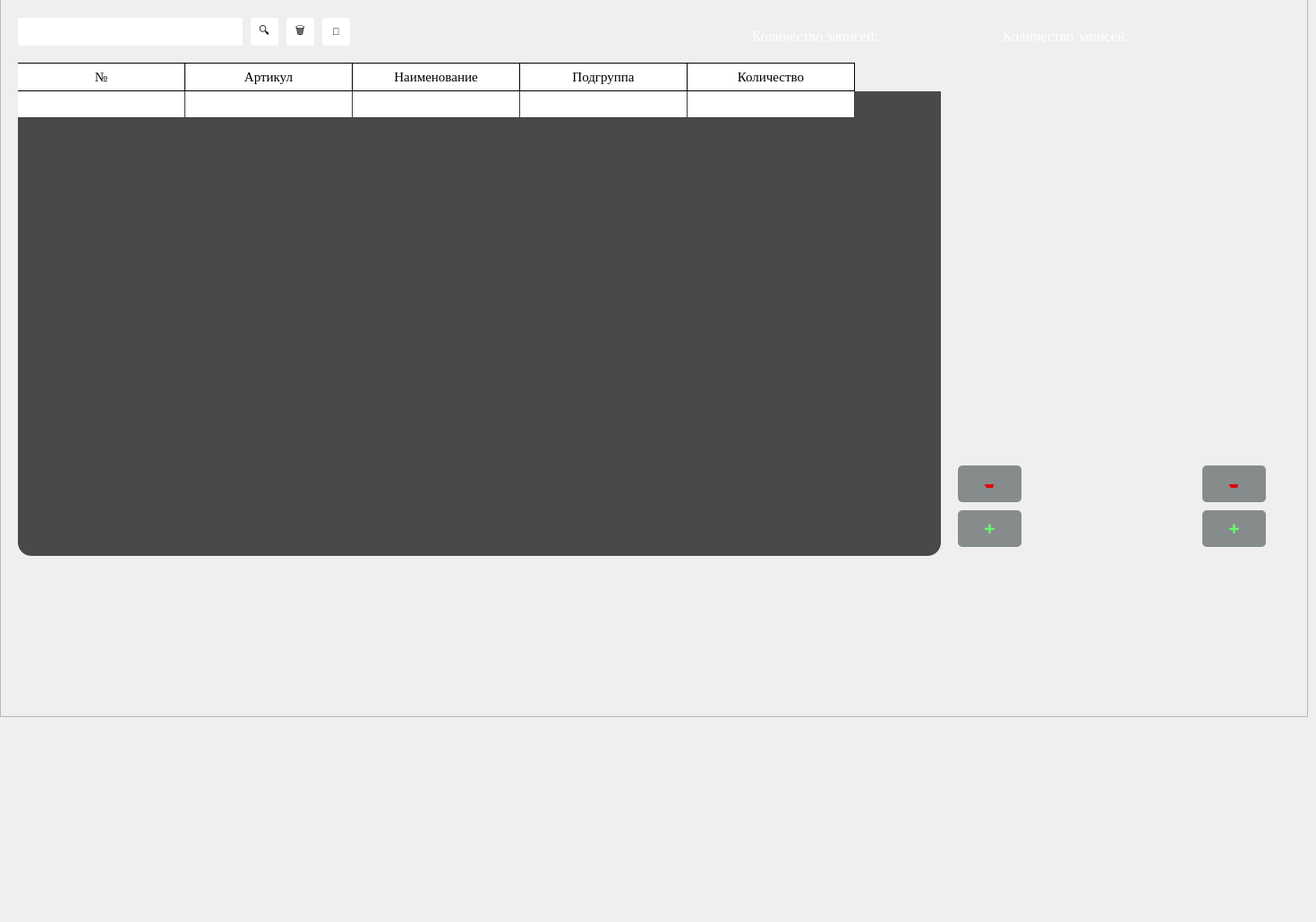
       <widget class="QWidget" name="tab_21">
        <attribute name="title">
         <string>Электроника</string>
        </attribute>
        <widget class="QLineEdit" name="lineEdit_19">
         <property name="geometry">
          <rect>
           <x>20</x>
           <y>20</y>
           <width>251</width>
           <height>31</height>
          </rect>
         </property>
         <property name="styleSheet">
          <string notr="true">QLineEdit {
background-color: rgb(255, 255, 255);
border-radius: 3px;}</string>
         </property>
        </widget>
        <widget class="QPushButton" name="pushButton_80">
         <property name="geometry">
          <rect>
           <x>280</x>
           <y>20</y>
           <width>31</width>
           <height>31</height>
          </rect>
         </property>
         <property name="styleSheet">
          <string notr="true">QPushButton {
	background-color: rgb(255, 255, 255);
	border-radius: 3px;
	color:rgb(0, 0, 0)}
QPushButton:hover {
	background-color: rgb(229, 229, 229);
	color:rgb(0, 0, 0)}
QPushButton:pressed {
	background-color: rgb(255, 255, 255);}</string>
         </property>
         <property name="text">
          <string>🔍</string>
         </property>
         <property name="icon">
          <iconset>
           <normaloff>sql_maket/Search.PNG</normaloff>sql_maket/Search.PNG</iconset>
         </property>
         <property name="iconSize">
          <size>
           <width>30</width>
           <height>30</height>
          </size>
         </property>
         <property name="checkable">
          <bool>true</bool>
         </property>
         <property name="checked">
          <bool>true</bool>
         </property>
        </widget>
        <widget class="QPushButton" name="pushButton_81">
         <property name="geometry">
          <rect>
           <x>320</x>
           <y>20</y>
           <width>31</width>
           <height>31</height>
          </rect>
         </property>
         <property name="styleSheet">
          <string notr="true">QPushButton {
	background-color: rgb(255, 255, 255);
	border-radius: 3px;
	color:rgb(0, 0, 0)}
QPushButton:hover {
	background-color: rgb(229, 229, 229);
	color:rgb(0, 0, 0)}
QPushButton:pressed {
	background-color: rgb(255, 255, 255);}</string>
         </property>
         <property name="text">
          <string>🗑</string>
         </property>
         <property name="icon">
          <iconset>
           <normaloff>sql_maket/musor.PNG</normaloff>sql_maket/musor.PNG</iconset>
         </property>
         <property name="iconSize">
          <size>
           <width>30</width>
           <height>30</height>
          </size>
         </property>
         <property name="checkable">
          <bool>true</bool>
         </property>
         <property name="checked">
          <bool>true</bool>
         </property>
        </widget>
        <widget class="QLabel" name="label_28">
         <property name="geometry">
          <rect>
           <x>1120</x>
           <y>30</y>
           <width>321</width>
           <height>20</height>
          </rect>
         </property>
         <property name="font">
          <font>
           <family>Times New Roman</family>
           <pointsize>12</pointsize>
          </font>
         </property>
         <property name="styleSheet">
          <string notr="true">QLabel {
	color: rgb(255, 255, 255);}</string>
         </property>
         <property name="text">
          <string>Количество записей:</string>
         </property>
        </widget>
        <widget class="QPushButton" name="pushButton_82">
         <property name="geometry">
          <rect>
           <x>1343</x>
           <y>520</y>
           <width>71</width>
           <height>41</height>
          </rect>
         </property>
         <property name="sizePolicy">
          <sizepolicy hsizetype="Minimum" vsizetype="Fixed">
           <horstretch>0</horstretch>
           <verstretch>0</verstretch>
          </sizepolicy>
         </property>
         <property name="font">
          <font>
           <pointsize>24</pointsize>
           <underline>false</underline>
           <strikeout>true</strikeout>
          </font>
         </property>
         <property name="styleSheet">
          <string notr="true">QPushButton {
	background-color: rgb(134, 140, 140);
	border-radius: 5px;
	color: rgb(222, 6, 10);
}
QPushButton:hover {
	background-color: rgb(122, 122, 122);
	color: rgb(222, 6, 10)}
QPushButton:pressed {
	background-color: rgb(134, 140, 140);}</string>
         </property>
         <property name="text">
          <string>-</string>
         </property>
        </widget>
        <widget class="QPushButton" name="pushButton_83">
         <property name="geometry">
          <rect>
           <x>1343</x>
           <y>570</y>
           <width>71</width>
           <height>41</height>
          </rect>
         </property>
         <property name="sizePolicy">
          <sizepolicy hsizetype="Minimum" vsizetype="Fixed">
           <horstretch>0</horstretch>
           <verstretch>0</verstretch>
          </sizepolicy>
         </property>
         <property name="font">
          <font>
           <pointsize>16</pointsize>
           <weight>75</weight>
           <italic>false</italic>
           <bold>true</bold>
           <underline>false</underline>
           <strikeout>false</strikeout>
          </font>
         </property>
         <property name="styleSheet">
          <string notr="true">QPushButton {
	background-color: rgb(134, 140, 140);
	border-radius: 5px;
	color: rgb(97, 255, 107);
}
QPushButton:hover {
	background-color: rgb(122, 122, 122);
	color: rgb(97, 255, 107)}
QPushButton:pressed {
	background-color: rgb(134, 140, 140);}</string>
         </property>
         <property name="text">
          <string>+</string>
         </property>
         <property name="checkable">
          <bool>false</bool>
         </property>
         <property name="autoRepeat">
          <bool>false</bool>
         </property>
         <property name="autoExclusive">
          <bool>false</bool>
         </property>
        </widget>
        <widget class="QFrame" name="frame_11">
         <property name="geometry">
          <rect>
           <x>0</x>
           <y>-220</y>
           <width>1461</width>
           <height>1021</height>
          </rect>
         </property>
         <property name="styleSheet">
          <string notr="true"/>
         </property>
         <property name="frameShape">
          <enum>QFrame::StyledPanel</enum>
         </property>
         <property name="frameShadow">
          <enum>QFrame::Raised</enum>
         </property>
         <widget class="QLineEdit" name="lineEdit_23">
          <property name="geometry">
           <rect>
            <x>20</x>
            <y>240</y>
            <width>251</width>
            <height>31</height>
           </rect>
          </property>
          <property name="styleSheet">
           <string notr="true">QLineEdit {
background-color: rgb(255, 255, 255);
border-radius: 3px;}</string>
          </property>
         </widget>
         <widget class="QPushButton" name="pushButton_93">
          <property name="geometry">
           <rect>
            <x>280</x>
            <y>240</y>
            <width>31</width>
            <height>31</height>
           </rect>
          </property>
          <property name="styleSheet">
           <string notr="true">QPushButton {
	background-color: rgb(255, 255, 255);
	border-radius: 3px;
	color:rgb(0, 0, 0)}
QPushButton:hover {
	background-color: rgb(229, 229, 229);
	color:rgb(0, 0, 0)}
QPushButton:pressed {
	background-color: rgb(255, 255, 255);}</string>
          </property>
          <property name="text">
           <string>🔍</string>
          </property>
          <property name="icon">
           <iconset>
            <normaloff>sql_maket/Search.PNG</normaloff>sql_maket/Search.PNG</iconset>
          </property>
          <property name="iconSize">
           <size>
            <width>30</width>
            <height>30</height>
           </size>
          </property>
          <property name="checkable">
           <bool>true</bool>
          </property>
          <property name="checked">
           <bool>true</bool>
          </property>
         </widget>
         <widget class="QPushButton" name="pushButton_94">
          <property name="geometry">
           <rect>
            <x>320</x>
            <y>240</y>
            <width>31</width>
            <height>31</height>
           </rect>
          </property>
          <property name="styleSheet">
           <string notr="true">QPushButton {
	background-color: rgb(255, 255, 255);
	border-radius: 3px;
	color:rgb(0, 0, 0)}
QPushButton:hover {
	background-color: rgb(229, 229, 229);
	color:rgb(0, 0, 0)}
QPushButton:pressed {
	background-color: rgb(255, 255, 255);}</string>
          </property>
          <property name="text">
           <string>🗑</string>
          </property>
          <property name="icon">
           <iconset>
            <normaloff>sql_maket/musor.PNG</normaloff>sql_maket/musor.PNG</iconset>
          </property>
          <property name="iconSize">
           <size>
            <width>30</width>
            <height>30</height>
           </size>
          </property>
          <property name="checkable">
           <bool>true</bool>
          </property>
          <property name="checked">
           <bool>true</bool>
          </property>
         </widget>
         <widget class="QPushButton" name="pushButton_save_12">
          <property name="geometry">
           <rect>
            <x>360</x>
            <y>240</y>
            <width>31</width>
            <height>31</height>
           </rect>
          </property>
          <property name="font">
           <font>
            <pointsize>8</pointsize>
           </font>
          </property>
          <property name="styleSheet">
           <string notr="true">QPushButton {
	background-color: rgb(255, 255, 255);
	border-radius: 3px;
	color:rgb(0, 0, 0)}
QPushButton:hover {
	background-color: rgb(229, 229, 229);
	color:rgb(0, 0, 0)}
QPushButton:pressed {
	background-color: rgb(255, 255, 255);}</string>
          </property>
          <property name="text">
           <string>💾</string>
          </property>
          <property name="icon">
           <iconset>
            <normaloff>sql_maket/save.PNG</normaloff>sql_maket/save.PNG</iconset>
          </property>
          <property name="iconSize">
           <size>
            <width>30</width>
            <height>30</height>
           </size>
          </property>
          <property name="checkable">
           <bool>true</bool>
          </property>
          <property name="checked">
           <bool>true</bool>
          </property>
          <property name="autoDefault">
           <bool>false</bool>
          </property>
          <property name="default">
           <bool>false</bool>
          </property>
          <property name="flat">
           <bool>false</bool>
          </property>
         </widget>
         <widget class="QTableWidget" name="tableWidget_22">
          <property name="geometry">
           <rect>
            <x>20</x>
            <y>290</y>
            <width>1031</width>
            <height>551</height>
           </rect>
          </property>
          <property name="font">
           <font>
            <family>Times New Roman</family>
            <pointsize>11</pointsize>
            <weight>50</weight>
            <bold>false</bold>
           </font>
          </property>
          <property name="styleSheet">
           <string notr="true">QTableWidget {
border-radius: 15px;
background-color: rgb(72, 73, 74)}

QHeaderView::section {
    background-color: rgb(255, 255, 255);
    padding: 4px;
    font-size: 11pt;
	font-family: Times New Roman;
    border-bottom: 1px solid rgb(0, 0, 0);
    border-right: 1px solid rgb(0, 0, 0);
}

QHeaderView::section:horizontal
{
    border-top: 1px solid rgb(0, 0, 0);
}

QHeaderView::section:vertical
{
    border-left: 1px solid rgb(0, 0, 0);
}

QTableWidget::item {
	background-color: rgb(255, 255, 255);
}
QTableWidget::item:selected {
	background-color: rgb(170, 255, 255);
	color:rgb(0, 0, 0);
}</string>
          </property>
          <property name="textElideMode">
           <enum>Qt::ElideMiddle</enum>
          </property>
          <attribute name="horizontalHeaderDefaultSectionSize">
           <number>187</number>
          </attribute>
          <attribute name="horizontalHeaderHighlightSections">
           <bool>false</bool>
          </attribute>
          <attribute name="verticalHeaderVisible">
           <bool>false</bool>
          </attribute>
          <row>
           <property name="text">
            <string>New Row</string>
           </property>
          </row>
          <column>
           <property name="text">
            <string>№</string>
           </property>
          </column>
          <column>
           <property name="text">
            <string>Артикул</string>
           </property>
          </column>
          <column>
           <property name="text">
            <string>Наименование</string>
           </property>
          </column>
          <column>
           <property name="text">
            <string>Подгруппа</string>
           </property>
          </column>
          <column>
           <property name="text">
            <string>Количество</string>
           </property>
          </column>
         </widget>
         <widget class="QPushButton" name="pushButton_103">
          <property name="geometry">
           <rect>
            <x>1070</x>
            <y>790</y>
            <width>71</width>
            <height>41</height>
           </rect>
          </property>
          <property name="sizePolicy">
           <sizepolicy hsizetype="Minimum" vsizetype="Fixed">
            <horstretch>0</horstretch>
            <verstretch>0</verstretch>
           </sizepolicy>
          </property>
          <property name="font">
           <font>
            <pointsize>16</pointsize>
            <weight>75</weight>
            <italic>false</italic>
            <bold>true</bold>
            <underline>false</underline>
            <strikeout>false</strikeout>
           </font>
          </property>
          <property name="styleSheet">
           <string notr="true">QPushButton {
	background-color: rgb(134, 140, 140);
	border-radius: 5px;
	color: rgb(97, 255, 107);
}
QPushButton:hover {
	background-color: rgb(122, 122, 122);
	color: rgb(97, 255, 107)}
QPushButton:pressed {
	background-color: rgb(134, 140, 140);}</string>
          </property>
          <property name="text">
           <string>+</string>
          </property>
          <property name="checkable">
           <bool>false</bool>
          </property>
          <property name="autoRepeat">
           <bool>false</bool>
          </property>
          <property name="autoExclusive">
           <bool>false</bool>
          </property>
         </widget>
         <widget class="QPushButton" name="pushButton_104">
          <property name="geometry">
           <rect>
            <x>1070</x>
            <y>740</y>
            <width>71</width>
            <height>41</height>
           </rect>
          </property>
          <property name="sizePolicy">
           <sizepolicy hsizetype="Minimum" vsizetype="Fixed">
            <horstretch>0</horstretch>
            <verstretch>0</verstretch>
           </sizepolicy>
          </property>
          <property name="font">
           <font>
            <pointsize>24</pointsize>
            <underline>false</underline>
            <strikeout>true</strikeout>
           </font>
          </property>
          <property name="styleSheet">
           <string notr="true">QPushButton {
	background-color: rgb(134, 140, 140);
	border-radius: 5px;
	color: rgb(222, 6, 10);
}
QPushButton:hover {
	background-color: rgb(122, 122, 122);
	color: rgb(222, 6, 10)}
QPushButton:pressed {
	background-color: rgb(134, 140, 140);}</string>
          </property>
          <property name="text">
           <string>-</string>
          </property>
         </widget>
         <widget class="QLabel" name="label_25">
          <property name="geometry">
           <rect>
            <x>0</x>
            <y>220</y>
            <width>1491</width>
            <height>731</height>
           </rect>
          </property>
          <property name="text">
           <string/>
          </property>
          <property name="pixmap">
           <pixmap>sql_maket/полотно.png</pixmap>
          </property>
         </widget>
         <widget class="QLabel" name="label_32">
          <property name="geometry">
           <rect>
            <x>840</x>
            <y>250</y>
            <width>321</width>
            <height>20</height>
           </rect>
          </property>
          <property name="font">
           <font>
            <family>Times New Roman</family>
            <pointsize>12</pointsize>
           </font>
          </property>
          <property name="styleSheet">
           <string notr="true">QLabel {
	color: rgb(255, 255, 255);}</string>
          </property>
          <property name="text">
           <string>Количество записей:</string>
          </property>
         </widget>
         <zorder>label_25</zorder>
         <zorder>lineEdit_23</zorder>
         <zorder>pushButton_93</zorder>
         <zorder>pushButton_94</zorder>
         <zorder>pushButton_save_12</zorder>
         <zorder>tableWidget_22</zorder>
         <zorder>pushButton_103</zorder>
         <zorder>pushButton_104</zorder>
         <zorder>label_32</zorder>
        </widget>
       </widget>
